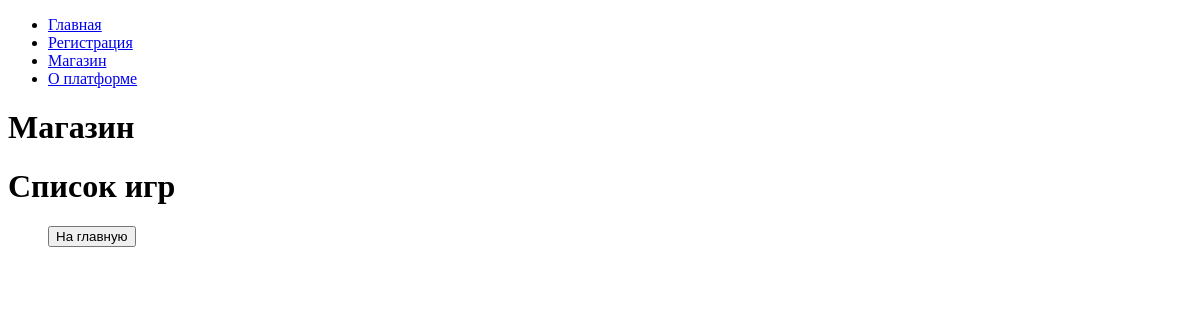
The app's page /shop/, older data.
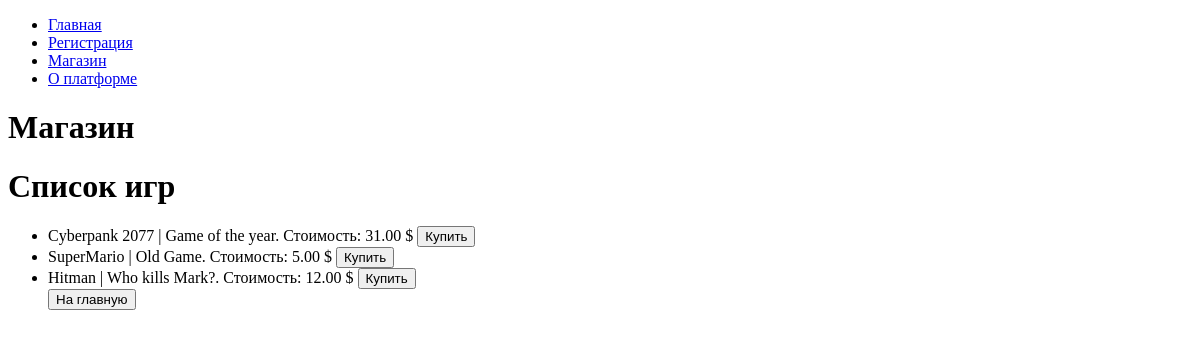
The same page, newer data.
### task1/models.py (models this page shows, shortened)
class Game(models.Model):
    title = models.CharField(max_length=100)
    cost = models.DecimalField(max_digits=10, decimal_places=2)
    size = models.DecimalField(max_digits=10, decimal_places=2)
    description = models.TextField()
    age_limited = models.BooleanField(default=False)
    bueyr = models.ManyToManyField(Buyer, related_name='games')

### task1/views.py (the view)
# urls.py: path('shop/', shop, name='shop'),
def shop(request):
    games = Game.objects.all()
    return render(request, 'shop.html', {'games': games})

### task1/templates/shop.html
{% extends 'menu.html' %}
{% block content %}
    <h1>Магазин</h1>
    <h1>Список игр</h1>
    <ul>
        {% for game in games %}
            <li>{{ game.title }} | {{ game.description }}. Стоимость: {{ game.cost }} $ <button>Купить</button></li>
    {% endfor %}
        <button onclick="window.location.href='{% url 'home' %}'">На главную</button>
{% endblock %}

### task1/templates/menu.html (shortened to what this page needs)
<!DOCTYPE html>
<html lang="ru">
<head>
    </head>
    <body>
        <nav>
            <ul>
                {% block menu %}
                <li><a href="{% url 'home' %}">Главная</a></li>
                <li><a href="{% url 'sign_up_html' %}">Регистрация</a></li>
                <li><a href="{% url 'shop' %}">Магазин</a></li>
                <li><a href="{% url 'about' %}">О платформе</a></li>
                {% endblock %}
            </ul>
        </nav>
        <div>
            {% block content %}{% endblock %}
        </div>
    </body>
    </html>

Row changes from the older to the newer data that the page shows:
added Game: title "Cyberpank 2077", description "Game of the year", cost "31.00"
added Game: title "SuperMario", description "Old Game", cost "5.00"
added Game: title "Hitman", description "Who kills Mark?", cost "12.00"
